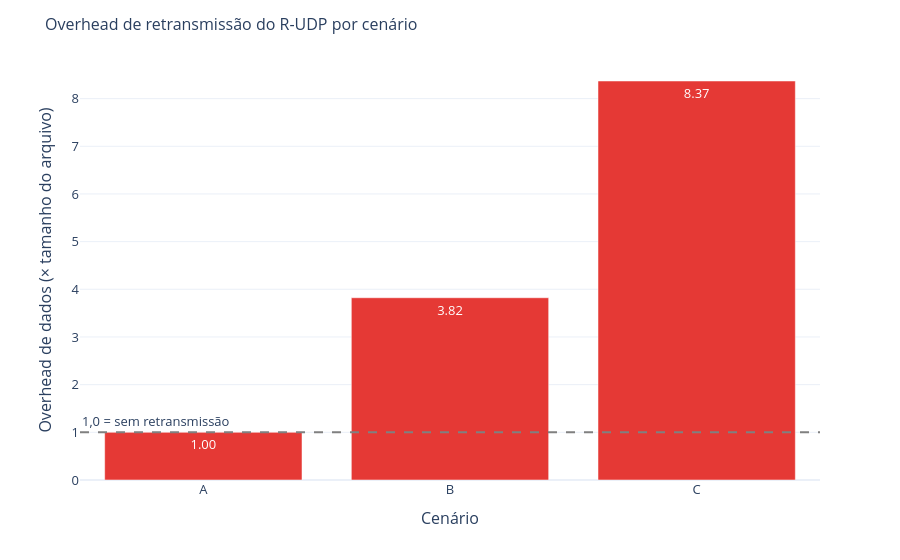

Here is the notebook cell this chart was saved with:
### Markdown cell above
## Figura 4 — O preço da perda: quanto dado "extra" foi enviado?

Retransmitir custa banda. O **overhead de dados** mede isso de forma intuitiva:
`blocos enviados ÷ 256`. Ou seja, **quantos arquivos inteiros, em volume, tivemos de
empurrar para entregar um único arquivo**. O valor ideal é **1,0×** (cada bloco enviado
uma só vez); **3,0×** significa que gastamos banda equivalente a três arquivos.

**Por que isso expõe o ponto fraco do Go-Back-N:** lembre que, ao perder um bloco, o
Go-Back-N reenvia *aquele e todos os seguintes da janela* — inclusive os que já tinham
chegado. Sob perda alta, esse reenvio em bloco se acumula e o overhead dispara.

> **Atenção a uma "pegadinha" de leitura.** O TCP aparece (no nível da aplicação) com
> overhead **1,0× sempre** — mas *não* porque ele não retransmite! Ele retransmite, sim;
> só que **dentro do kernel**, invisível para as métricas da aplicação. Essa diferença de
> **observabilidade** é um dos achados centrais do trabalho, e a Fig. 5 vai revelar as
> retransmissões "escondidas" do TCP olhando direto na rede.

### Code cell
ov = (cli[cli['mode'] == 'RUDP']
      .groupby('scenario')['overhead_blocks'].agg(['mean', 'max']).reset_index())

fig4 = px.bar(ov, x='scenario', y='mean', category_orders=SCEN_ORDER,
              color_discrete_sequence=[COLORS['RUDP']], text_auto='.2f',
              labels={'mean': 'Overhead de dados (× tamanho do arquivo)', 'scenario': 'Cenário'})
fig4.add_hline(y=1.0, line_dash='dash', line_color='gray',
               annotation_text='1,0 = sem retransmissão', annotation_position='top left')
style(fig4, 'Overhead de retransmissão do R-UDP por cenário')
fig4.update_layout(showlegend=False)
save_fig(fig4, 'fig4_overhead')
fig4.show()

### Figure 1 — Plotly figure (JSON) as saved in the notebook; plotly's stock layout.template omitted (floating-point values rounded to 4 significant figures)
{"data": [{"hovertemplate": "Cenário=%{x}<br>Overhead de dados (× tamanho do arquivo)=%{y}<extra></extra>", "legendgroup": "", "marker": {"color": "#E53935", "pattern": {"shape": ""}}, "name": "", "orientation": "v", "showlegend": false, "textposition": "auto", "texttemplate": "%{y:.2f}", "type": "bar", "x": ["A", "B", "C"], "xaxis": "x", "y": [1.0, 3.823, 8.37], "yaxis": "y"}], "layout": {"annotations": [{"showarrow": false, "text": "1,0 = sem retransmissão", "x": 0, "xanchor": "left", "xref": "x domain", "y": 1.0, "yanchor": "bottom", "yref": "y"}], "barmode": "relative", "font": {"size": 13}, "legend": {"title": {"text": "Protocolo"}, "tracegroupgap": 0}, "margin": {"t": 60}, "shapes": [{"line": {"color": "gray", "dash": "dash"}, "type": "line", "x0": 0, "x1": 1, "xref": "x domain", "y0": 1.0, "y1": 1.0, "yref": "y"}], "showlegend": false, "title": {"font": {"size": 16}, "text": "Overhead de retransmissão do R-UDP por cenário"}, "xaxis": {"anchor": "y", "categoryarray": ["A", "B", "C"], "categoryorder": "array", "domain": [0.0, 1.0], "title": {"text": "Cenário"}}, "yaxis": {"anchor": "x", "domain": [0.0, 1.0], "title": {"text": "Overhead de dados (× tamanho do arquivo)"}}}}
